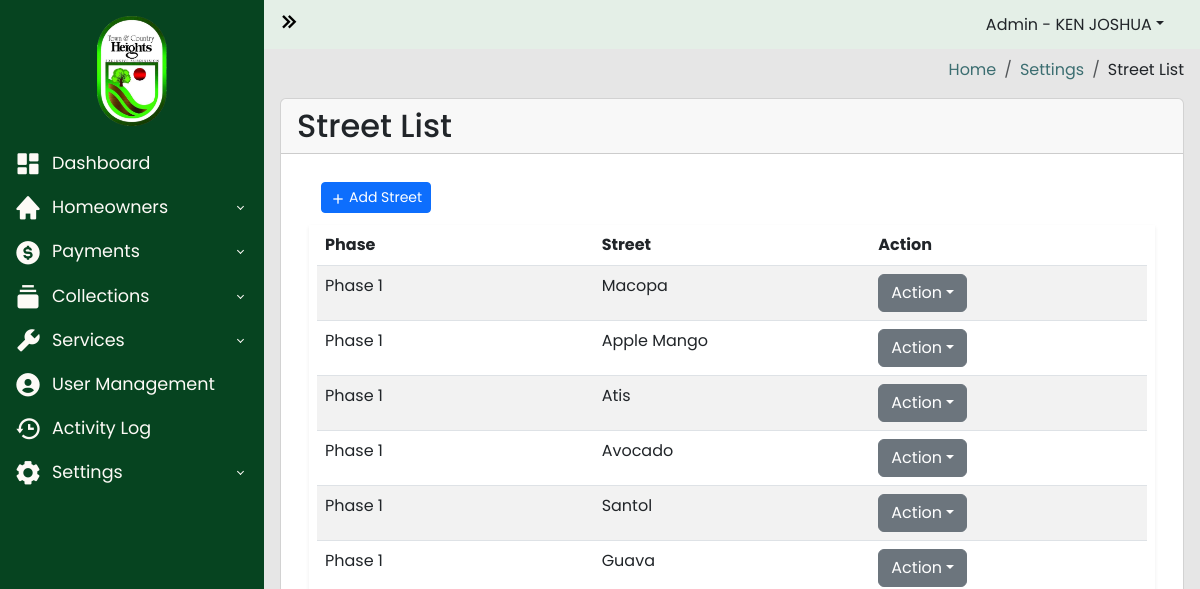
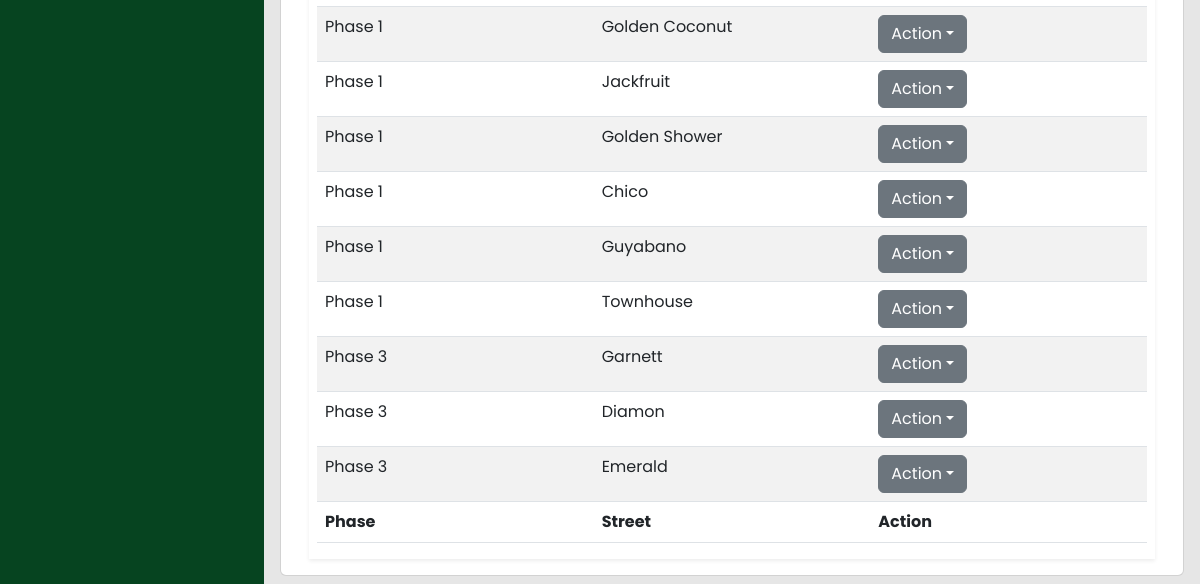
Before: /admin-panel/street.php (signed in) with the older database file (2 pictures, top to bottom).
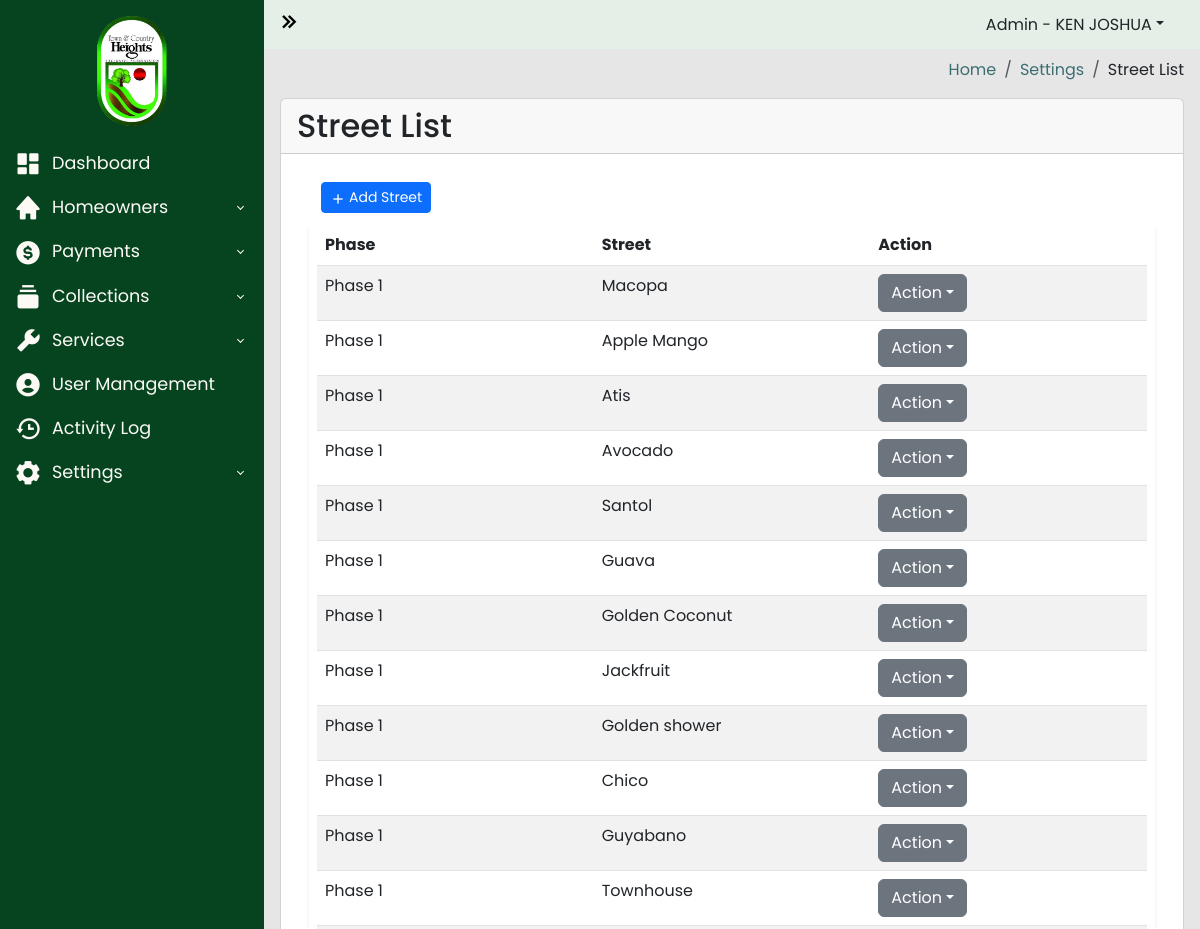
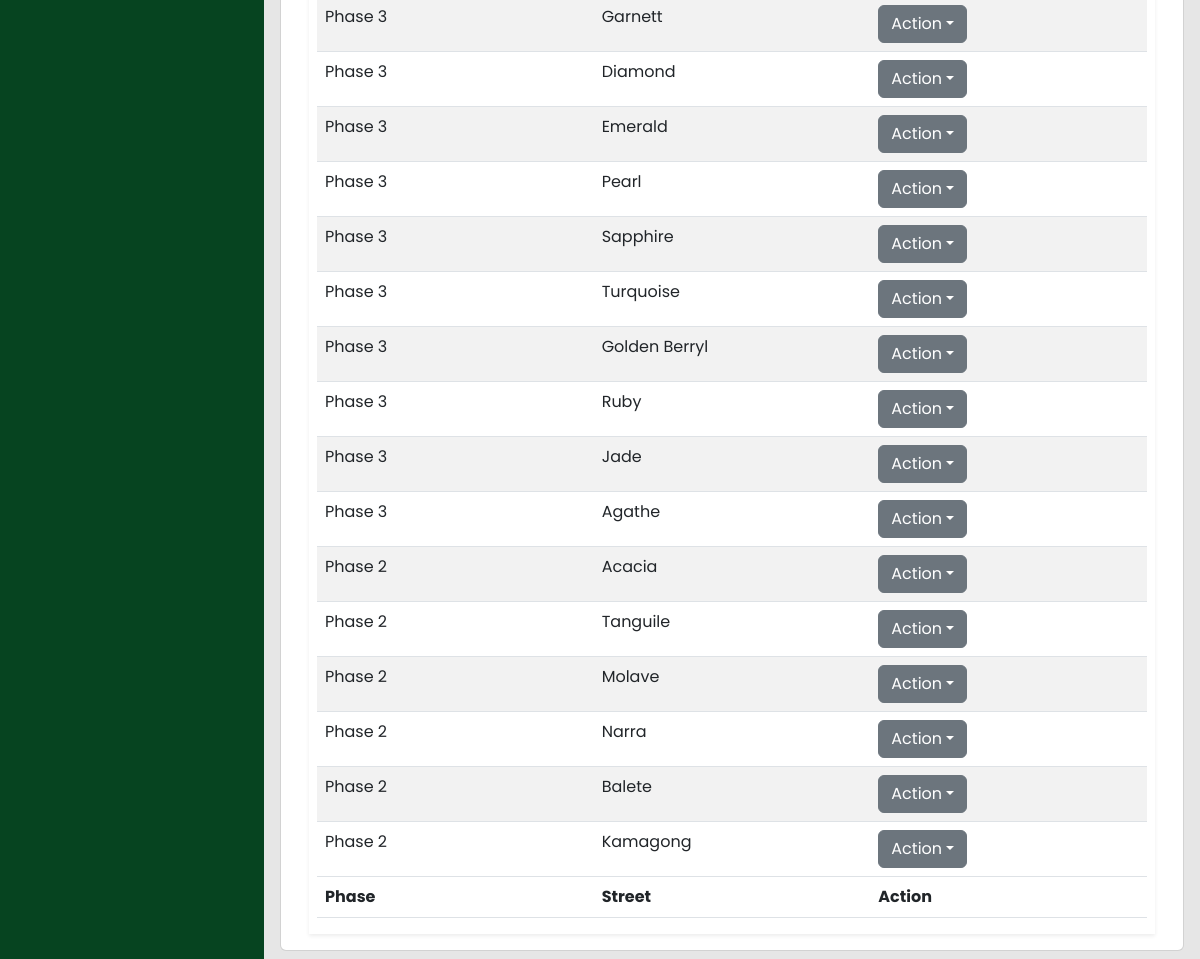
After: the same page with the newer database file (2 pictures, top to bottom).
### tables this page shows
CREATE TABLE `street_list` (
  `id` int(100) NOT NULL,
  `phase` varchar(100) NOT NULL,
  `street` varchar(100) NOT NULL
);

### admin-panel/street.php (the view, shortened to what this page needs)
<?php
require_once("../includes/header.php");
?>
<?php
$server = new Server;
$server->adminAuthentication();
?>
<body>
	<div class="wrapper">
		<?php
		require_once("../includes/sidebar.php");
		?>
		<div class="main">
			<?php
			require_once("../includes/navbar.php");
			?>
			<main class="content px-3 py-2">
				<section class="content-header d-flex justify-content-end align-items-center mb-3">
					<ol class="breadcrumb mb-0">
						<li class="breadcrumb-item"><a href="#">Home</a></li>
						<li class="breadcrumb-item"><a href="#">Settings</a></li>
						<li class="breadcrumb-item">Street List</li>
					</ol>
				</section>
				<div class="card">
					<div class="card-header">
						<h2>Street List</h2>
					</div>
					<div class="card-body">
						<div class="container-fluid">
							<section class="main-content">
								<div class="row">
									<div class="col-xs-12">
										<div class="box">
											<div class="header-box container-fluid d-flex align-items-center">
												<a href="#addStreet" data-bs-toggle="modal" class="btn btn-primary btn-sm btn-flat"><i class='bx bx-plus bx-xs bx-tada-hover'></i>Add Street</a>
											</div>
											<div class="body-box shadow-sm">
												<div class="table-responsive mx-2">
													<table id="streetTable" class="table table-striped" style="width:100%">
														<thead>
															<tr>
																<th width="30%">Phase</th>
																<th width="30%">Street</th>
																<th width="30%">Action</th>
															</tr>
														</thead>
														<tbody class="">
															<?php
															$query = "SELECT * FROM street_list";
															$connection = $server->openConn();
															$stmt = $connection->prepare($query);
															$stmt->execute();
															$count = $stmt->rowCount();
															if ($count) {
																while ($result = $stmt->fetch()) {
																	$phase = $result['phase'];
																	$street = $result['street'];
															?>
																	<tr>
																		<td><?php echo $phase ?></td>
																		<td><?php echo $street ?></td>
																		<td>
																			<div class="dropdown">
																				<a class="btn btn-secondary dropdown-toggle" type="button" data-bs-toggle="dropdown">Action</a>
																			</div>
																		</td>
																	</tr>
															<?php
																}
															}
															?>
														</tbody>
														<tfoot>
															<tr>
																<th width="30%">Phase</th>
																<th width="30%">Street</th>
																<th width="30%">Action</th>
															</tr>
														</tfoot>
													</table>
												</div>
											</div>
										</div>
									</div>
								</div>
							</section>
						</div>
					</div>
				</div>
			</main>
		</div>
	</div>
	<?php
	include("../includes/footer.php");
	?>

Changed rows visible on the page:
changed street_list: street "Golden Shower" → "Golden shower"
changed street_list: street "Diamon" → "Diamond"
added street_list: phase "Phase 3", street "Pearl"
added street_list: phase "Phase 3", street "Sapphire"
added street_list: phase "Phase 3", street "Turquoise"
added street_list: phase "Phase 3", street "Golden Berryl"
added street_list: phase "Phase 3", street "Ruby"
added street_list: phase "Phase 3", street "Jade"
added street_list: phase "Phase 3", street "Agathe"
added street_list: phase "Phase 2", street "Acacia"
added street_list: phase "Phase 2", street "Tanguile"
added street_list: phase "Phase 2", street "Molave"
added street_list: phase "Phase 2", street "Narra"
added street_list: phase "Phase 2", street "Balete"
added street_list: phase "Phase 2", street "Kamagong"
